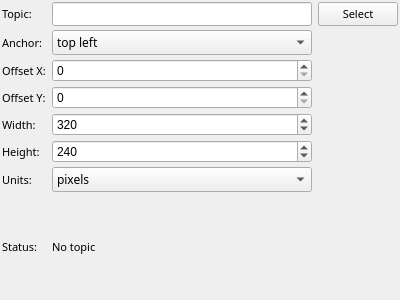
<?xml version="1.0" encoding="UTF-8"?>
<ui version="4.0">
 <class>disparity_config</class>
 <widget class="QWidget" name="disparity_config">
  <property name="geometry">
   <rect>
    <x>0</x>
    <y>0</y>
    <width>400</width>
    <height>300</height>
   </rect>
  </property>
  <property name="windowTitle">
   <string>Form</string>
  </property>
  <property name="styleSheet">
   <string notr="true"/>
  </property>
  <layout class="QGridLayout" name="gridLayout">
   <property name="verticalSpacing">
    <number>4</number>
   </property>
   <property name="margin">
    <number>2</number>
   </property>
   <item row="9" column="0">
    <widget class="QLabel" name="label_2">
     <property name="font">
      <font>
       <family>Sans Serif</family>
       <pointsize>8</pointsize>
      </font>
     </property>
     <property name="text">
      <string>Status:</string>
     </property>
    </widget>
   </item>
   <item row="2" column="2">
    <widget class="QPushButton" name="selecttopic">
        <property name="sizePolicy">
         <sizepolicy hsizetype="Fixed" vsizetype="Fixed">
          <horstretch>0</horstretch>
          <verstretch>0</verstretch>
         </sizepolicy>
        </property>
     <property name="font">
      <font>
       <family>Sans Serif</family>
       <pointsize>8</pointsize>
      </font>
     </property>
     <property name="styleSheet">
      <string notr="true"/>
     </property>
     <property name="text">
      <string>Select</string>
     </property>
    </widget>
   </item>
   <item row="2" column="1">
    <widget class="QLineEdit" name="topic">
     <property name="font">
      <font>
       <family>Sans Serif</family>
       <pointsize>8</pointsize>
      </font>
     </property>
    </widget>
   </item>
   <item row="2" column="0">
    <widget class="QLabel" name="label">
     <property name="font">
      <font>
       <family>Sans Serif</family>
       <pointsize>8</pointsize>
      </font>
     </property>
     <property name="text">
      <string>Topic:</string>
     </property>
    </widget>
   </item>
   <item row="3" column="1">
    <widget class="QComboBox" name="anchor">
     <property name="maximumSize">
      <size>
       <width>16777215</width>
       <height>25</height>
      </size>
     </property>
     <property name="font">
      <font>
       <family>Sans Serif</family>
       <pointsize>9</pointsize>
      </font>
     </property>
     <item>
      <property name="text">
       <string>top left</string>
      </property>
     </item>
     <item>
      <property name="text">
       <string>top center</string>
      </property>
     </item>
     <item>
      <property name="text">
       <string>top right</string>
      </property>
     </item>
     <item>
      <property name="text">
       <string>center left</string>
      </property>
     </item>
     <item>
      <property name="text">
       <string>center</string>
      </property>
     </item>
     <item>
      <property name="text">
       <string>center right</string>
      </property>
     </item>
     <item>
      <property name="text">
       <string>bottom left</string>
      </property>
     </item>
     <item>
      <property name="text">
       <string>bottom center</string>
      </property>
     </item>
     <item>
      <property name="text">
       <string>bottom right</string>
      </property>
     </item>
    </widget>
   </item>
   <item row="3" column="0">
    <widget class="QLabel" name="label_3">
     <property name="font">
      <font>
       <family>Sans Serif</family>
       <pointsize>8</pointsize>
      </font>
     </property>
     <property name="text">
      <string>Anchor:</string>
     </property>
    </widget>
   </item>
   <item row="4" column="0">
    <widget class="QLabel" name="label_4">
     <property name="font">
      <font>
       <family>Sans Serif</family>
       <pointsize>8</pointsize>
      </font>
     </property>
     <property name="text">
      <string>Offset X:</string>
     </property>
    </widget>
   </item>
   <item row="4" column="1">
    <widget class="QSpinBox" name="offsetx">
     <property name="maximum">
      <number>2000</number>
     </property>
    </widget>
   </item>
   <item row="9" column="1" colspan="2">
    <widget class="QLabel" name="status">
     <property name="font">
      <font>
       <family>Sans Serif</family>
       <pointsize>8</pointsize>
      </font>
     </property>
     <property name="styleSheet">
      <string notr="true"/>
     </property>
     <property name="text">
      <string>No topic</string>
     </property>
     <property name="wordWrap">
      <bool>true</bool>
     </property>
    </widget>
   </item>
   <item row="5" column="0">
    <widget class="QLabel" name="label_5">
     <property name="font">
      <font>
       <family>Sans Serif</family>
       <pointsize>8</pointsize>
      </font>
     </property>
     <property name="text">
      <string>Offset Y:</string>
     </property>
    </widget>
   </item>
   <item row="5" column="1">
    <widget class="QSpinBox" name="offsety">
     <property name="maximum">
      <number>2000</number>
     </property>
    </widget>
   </item>
   <item row="6" column="0">
    <widget class="QLabel" name="label_6">
     <property name="font">
      <font>
       <family>Sans Serif</family>
       <pointsize>8</pointsize>
      </font>
     </property>
     <property name="text">
      <string>Width:</string>
     </property>
    </widget>
   </item>
   <item row="6" column="1">
    <widget class="QSpinBox" name="width">
     <property name="maximum">
      <number>2000</number>
     </property>
     <property name="value">
      <number>320</number>
     </property>
    </widget>
   </item>
   <item row="7" column="0">
    <widget class="QLabel" name="label_7">
     <property name="font">
      <font>
       <family>Sans Serif</family>
       <pointsize>8</pointsize>
      </font>
     </property>
     <property name="text">
      <string>Height:</string>
     </property>
    </widget>
   </item>
   <item row="7" column="1">
    <widget class="QSpinBox" name="height">
     <property name="maximum">
      <number>2000</number>
     </property>
     <property name="value">
      <number>240</number>
     </property>
    </widget>
   </item>
   <item row="8" column="0">
    <widget class="QLabel" name="label_8">
     <property name="font">
      <font>
       <family>Sans Serif</family>
       <pointsize>8</pointsize>
      </font>
     </property>
     <property name="text">
      <string>Units:</string>
     </property>
    </widget>
   </item>
   <item row="8" column="1">
    <widget class="QComboBox" name="units">
     <property name="maximumSize">
      <size>
       <width>16777213</width>
       <height>25</height>
      </size>
     </property>
     <property name="font">
      <font>
       <family>Sans Serif</family>
       <pointsize>9</pointsize>
      </font>
     </property>
     <item>
      <property name="text">
       <string>pixels</string>
      </property>
     </item>
     <item>
      <property name="text">
       <string>percent</string>
      </property>
     </item>
    </widget>
   </item>
  </layout>
 </widget>
 <resources/>
 <connections/>
 <slots>
  <slot>SelectColor()</slot>
  <slot>SelectTopic()</slot>
  <slot>TopicEdited()</slot>
  <slot>PositionToleranceChanged(double)</slot>
  <slot>AngleToleranceChanged(double)</slot>
 </slots>
</ui>
